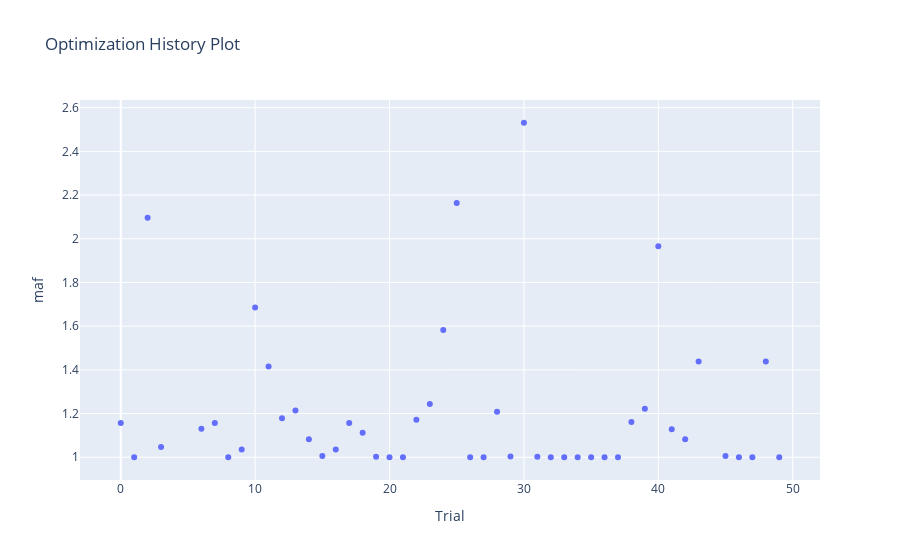

The cell this chart's notebook holds for it:
### Code cell
plot_optimization_history(lsh_study, target = lambda t: t.values[0], target_name = 'maf')

### Figure 1 — Plotly figure (JSON) as saved in the notebook; plotly's stock layout.template omitted (floating-point values rounded to 4 significant figures)
{"data": [{"mode": "markers", "name": "maf", "type": "scatter", "x": [0, 1, 2, 3, 4, 5, 6, 7, 8, 9, 10, 11, 12, 13, 14, 15, 16, 17, 18, 19, 20, 21, 22, 23, 24, 25, 26, 27, 28, 29, 30, 31, 32, 33, 34, 35, 36, 37, 38, 39, 40, 41, 42, 43, 44, 45, 46, 47, 48, 49], "y": [1.156, 1, 2.097, 1.047, Infinity, Infinity, 1.131, 1.156, 1, 1.036, 1.686, 1.415, 1.179, 1.214, 1.082, 1.005, 1.036, 1.156, 1.112, 1.002, 1, 1, 1.172, 1.243, 1.583, 2.163, 1, 1, 1.208, 1.003, 2.531, 1.002, 1, 1, 1, 1, 1, 1, 1.161, 1.222, 1.966, 1.128, 1.082, 1.439, Infinity, 1.005, 1, 1, 1.439, 1]}, {"marker": {"color": "#cccccc"}, "mode": "markers", "name": "Infeasible Trial", "showlegend": false, "type": "scatter", "x": [], "y": []}], "layout": {"title": {"text": "Optimization History Plot"}, "xaxis": {"title": {"text": "Trial"}}, "yaxis": {"title": {"text": "maf"}}}}
